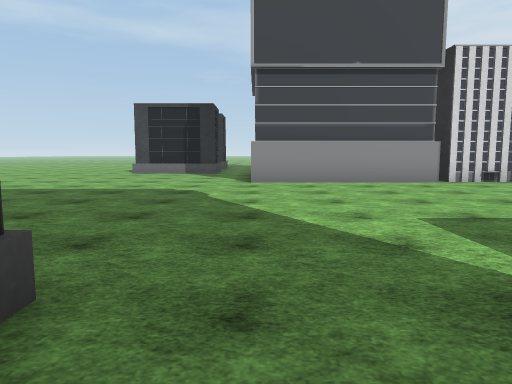
View 1 (above)

24 first-person views from a walk through a scene from a Unity 3-D project. The camera is 1.4 m above the floor, tilts 6° down and sees 70° across. The floor is counted in squares, 1.98 m on a side. Each view is taken from the middle of a square. On the plan, view 1 faces up. The plan holds only what a view shows up to about 11 squares ahead; the rest is blank. The place goes on beyond the plan. The player is left out. Some surface patterns are stand-ins.

View 2
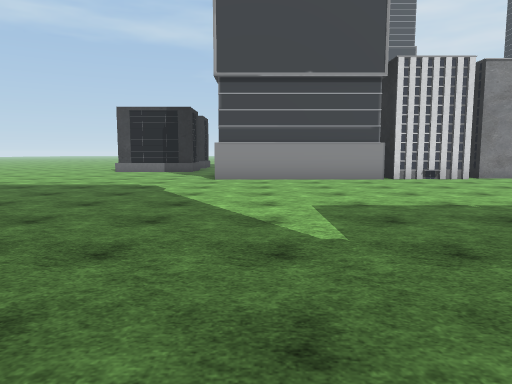

View 3
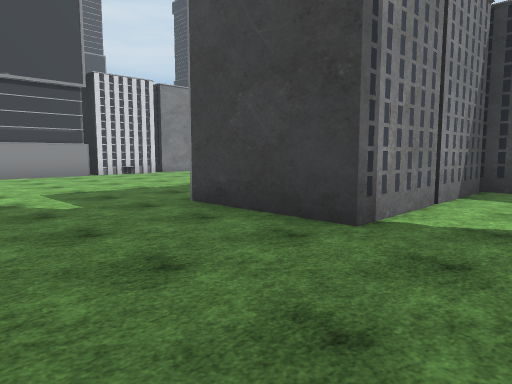

View 4
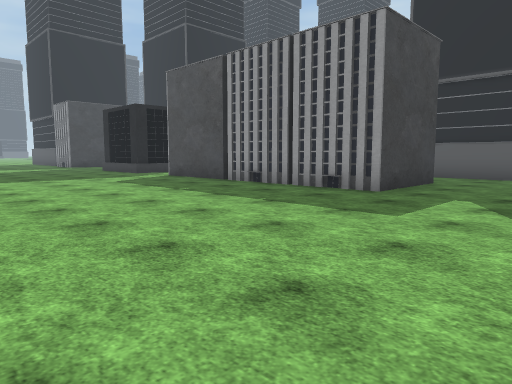

View 5
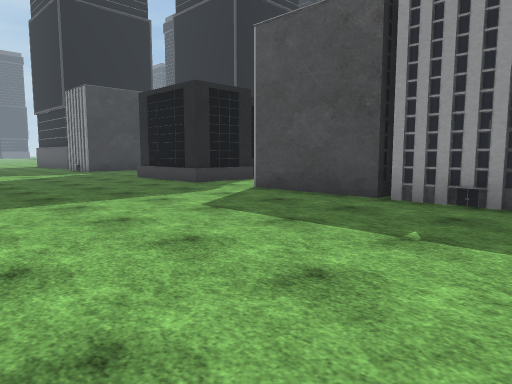

View 6
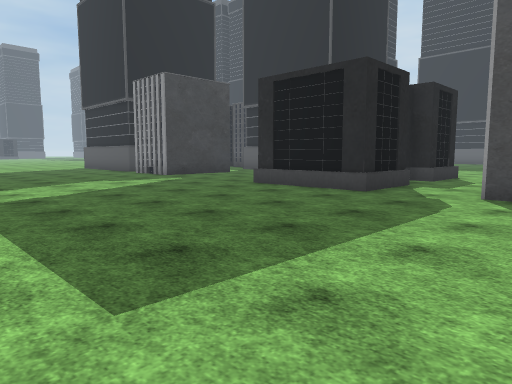

View 7
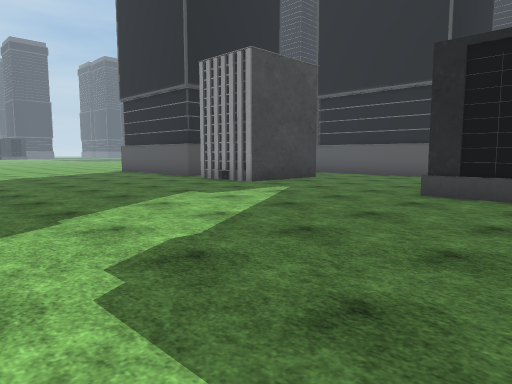

View 8
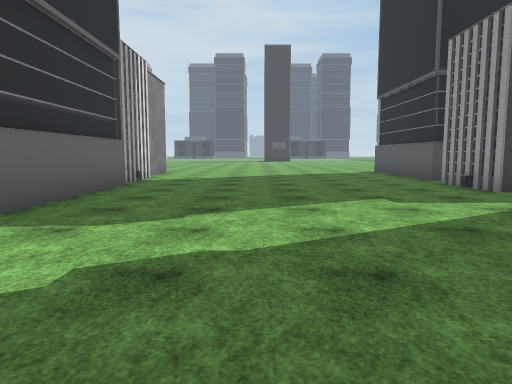

View 9
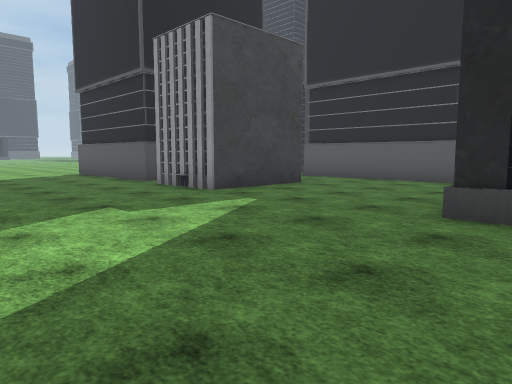

View 10
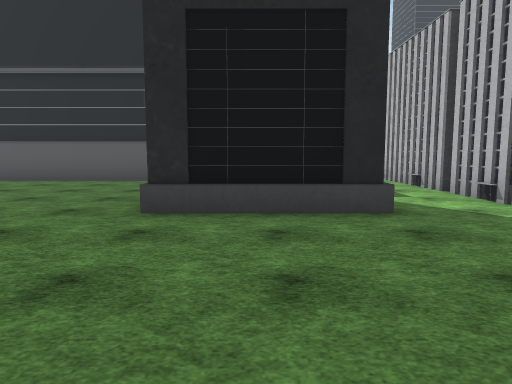

View 11
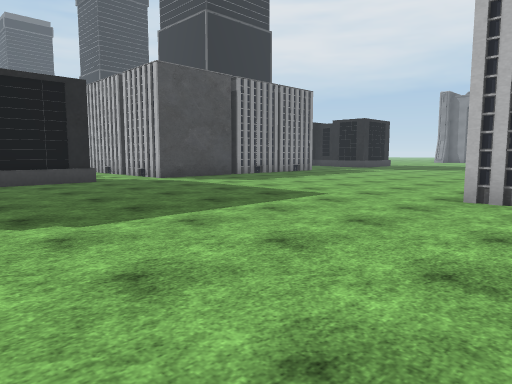

View 12
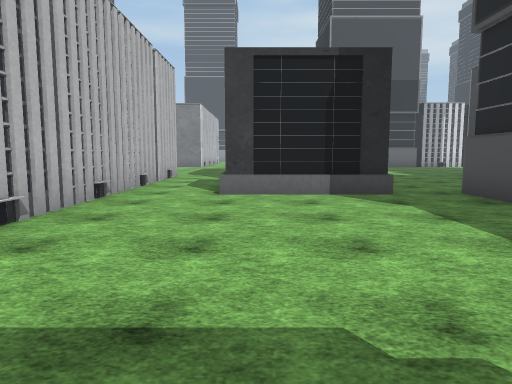

View 13
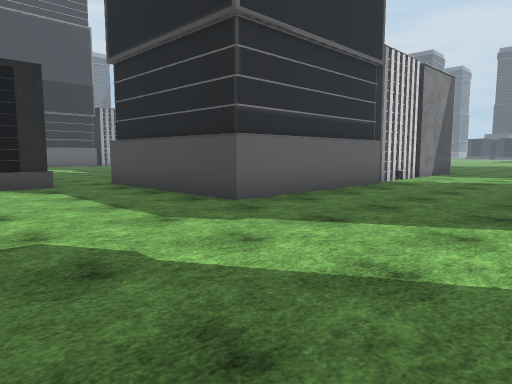

View 14
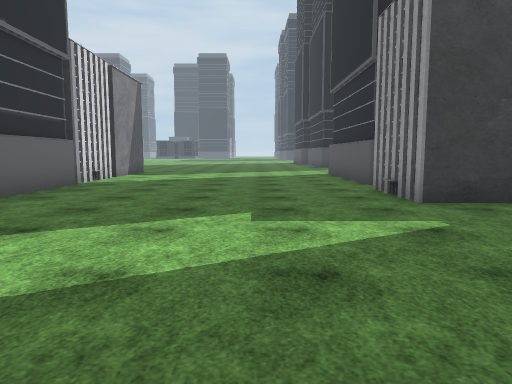

View 15
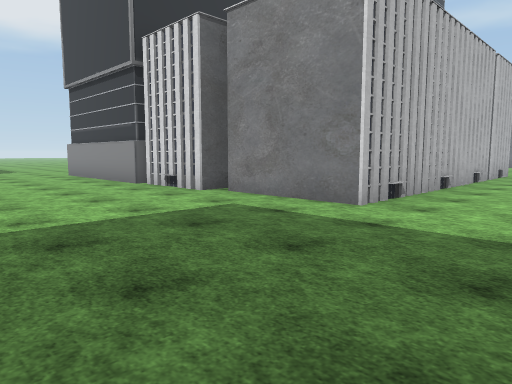

View 16
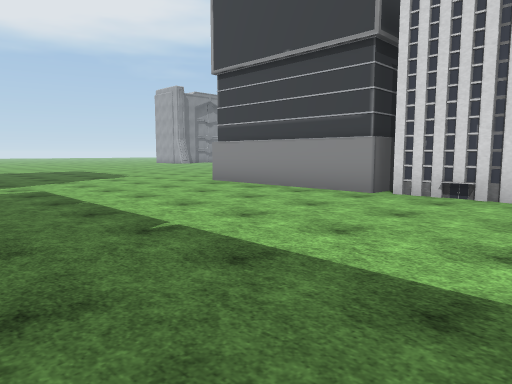

View 17
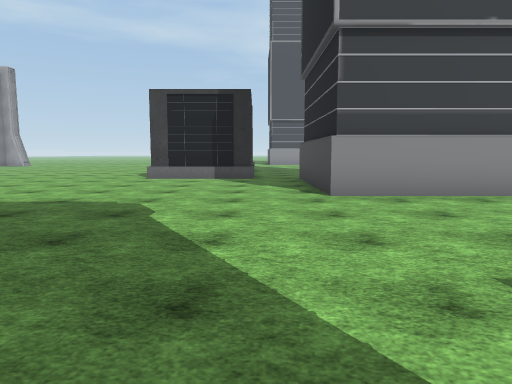

View 18
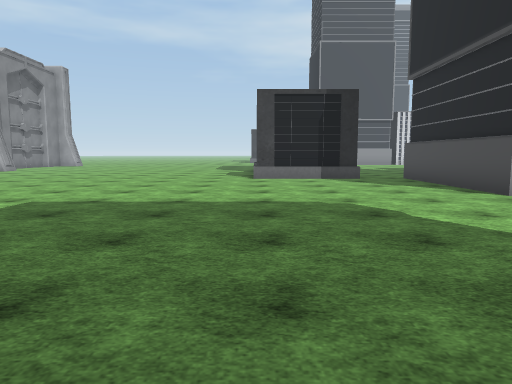

View 19
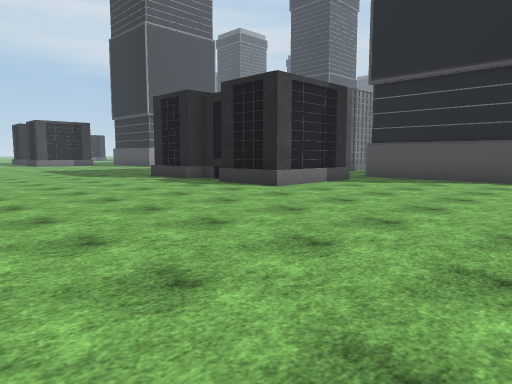

View 20
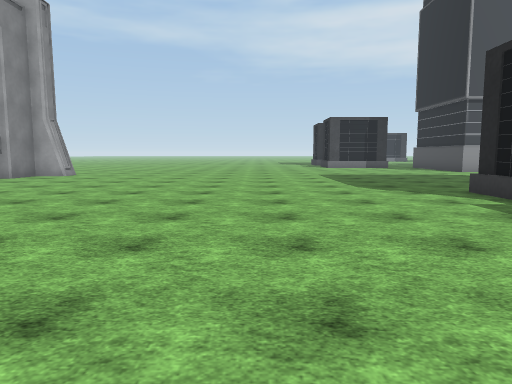

View 21
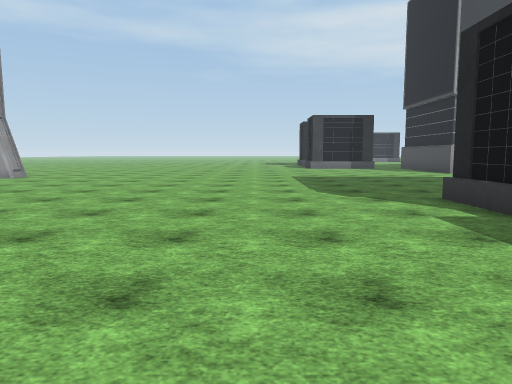

View 22
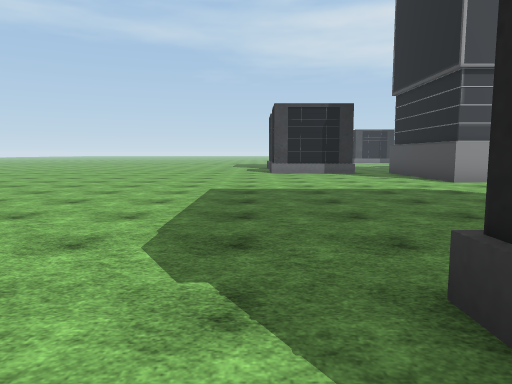

View 23
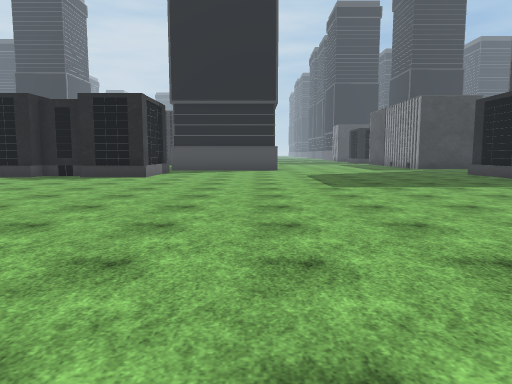

View 24
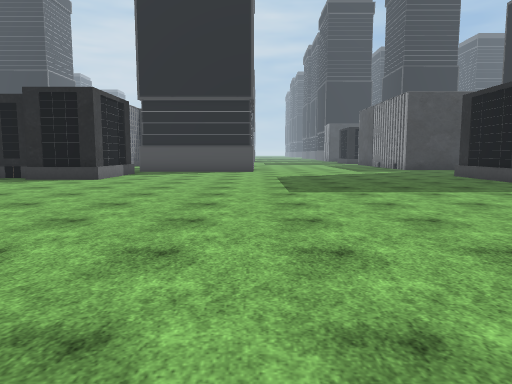

### Floor plan
Key: @ floor where view 1 was taken; # wall or solid block; . floor; B building.
Columns run from 15 left of view 1 to 24 right of it. Each row starts with its distance up from view 1.
 11    ............#         B  ....
 10    ............#    ######......
  9     ...........####B#B..........B###BB#.
  8     ....................................
  7 #.......................................
  6 #.......................................
  5 #.......................................
  4  .......................................
  3  .......................................
  2   ..........B......B.........B......B...
  1    ........#   ...#####B#B..###....##.B#
  0    ........##  @..####   B..#  ....#
 -1     ........#  ...####B# B..#  ....#
 -2      ......##  ........###..#  .....
 -3     .......####.....     #..###.....
 -4     ........B..B ###B    #...B..B###B
 -5   .............B         B......##
 -6  ..............B        ##......#
 -7 ...............B   ######B......#
 -8  ...............####.B#.........#####B#.
 -9   ......................................
-10    .....................................
-11      ...................................
-12       .................. ...............
-13         ................     ...........
-14          .... .     ....      ....B.....
-15           B                     .#  B###

Where each view was taken, in squares from view 1:
view 1: 0 up, 0 right, facing up
view 2: 1 down, 1 right, facing up
view 3: 3 down, 0 right, facing up-right
view 4: 8 up, 0 right, facing down-right
view 5: 7 up, 5 right, facing down-right
view 6: 8 up, 9 right, facing down-right
view 7: 8 up, 13 right, facing down-right
view 8: 6 up, 13 right, facing right
view 9: 6 up, 14 right, facing down-right
view 10: 6 up, 14 right, facing down
view 11: 11 up, 16 right, facing down-left
view 12: 10 down, 13 right, facing up
view 13: 12 down, 13 right, facing up-right
view 14: 12 down, 13 right, facing right
view 15: 12 down, 13 right, facing up-left
view 16: 14 down, 8 right, facing up-left
view 17: 14 down, 1 left, facing up
view 18: 14 down, 4 left, facing up
view 19: 9 down, 10 left, facing up-right
view 20: 5 down, 8 left, facing up
view 21: 4 down, 7 left, facing up
view 22: 0 up, 5 left, facing up
view 23: 7 down, 15 left, facing right
view 24: 8 down, 14 left, facing right
